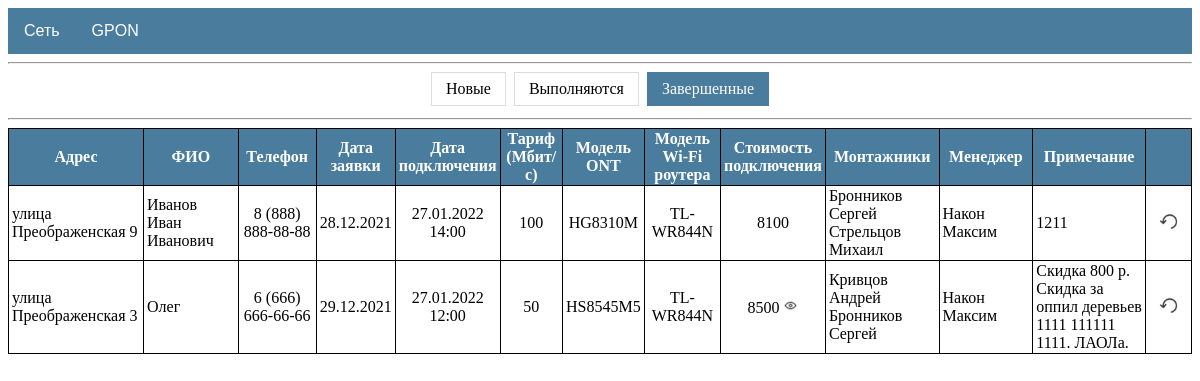
Page /gpon/requests/completed/ on the committed database.
### gpon/models.py (models this page shows, shortened)
class Request(models.Model):
    user = models.ForeignKey(User, on_delete=models.CASCADE, blank=True, null=True, related_name='user', verbose_name='Пользователь')
    address = models.OneToOneField(House, on_delete=models.CASCADE, verbose_name='Адрес')
    name = models.CharField(max_length=50, verbose_name='ФИО')
    phone = models.CharField(max_length=50, verbose_name='Телефон')
    date_req = models.DateField(auto_now_add=True, verbose_name='Дата заявки')
    date_con = models.DateTimeField(blank=True, null=True, verbose_name='Дата подключения')
    tariff = models.ForeignKey(Tariff, on_delete=models.CASCADE, blank=True, null=True, verbose_name='Тариф')
    discount = models.PositiveIntegerField(default=0, verbose_name='Скидка')
    price_con = models.PositiveIntegerField(default=0, verbose_name='Цена подключения')
    ont = models.ForeignKey(Product, on_delete=models.CASCADE, blank=True, null=True, related_name='ont', verbose_name='Модель ONT')
    router = models.ForeignKey(Product, on_delete=models.CASCADE, blank=True, null=True, related_name='router', verbose_name='Модель Wi-Fi роутера')
    note = models.TextField(blank=True, verbose_name='Примечание')
    time = models.DateTimeField(auto_now=True, verbose_name='Время изменения')
    installer = models.ManyToManyField(User, blank=True, related_name='installer', verbose_name='Монтажники')
    manager = models.ForeignKey(User, blank=True, null=True, on_delete=models.CASCADE, related_name='manager', verbose_name='Менеджер')
    status = models.BooleanField(default=False)
    class Meta:
        ordering = ['id']

class House(models.Model):
    cable = 'Нет кабеля'
    welding = 'Необходима сварка'
    ready = 'Готов к подключению'
    type = [(cable, 'Нет кабеля'), (welding, 'Необходима сварка'), (ready, 'Готов к подключению')]
    address = models.OneToOneField(Address, on_delete=models.CASCADE, unique=True, verbose_name='Адрес')
    status = models.CharField(max_length=20, choices=type, default=cable, verbose_name='Статус')
    note = models.TextField(blank=True, verbose_name='Примечание')
    time = models.DateTimeField(auto_now=True, verbose_name='Дата изменения')
    class Meta:
        ordering = ['address']
    def __str__(self):
        return f'{self.address}'

class Tariff(models.Model):
    name = models.CharField(max_length=50, unique=True, verbose_name='Название тарифа')
    speed = models.IntegerField(default='100', verbose_name='Скорость Мбит/с')
    price = models.IntegerField(verbose_name='Стоимость тарифа')

### addressbook/models.py (models this page shows)
class Address(models.Model):
    avenue = 'проспект'
    street = 'улица'
    boulevard = 'бульвар'
    passage = 'проезд'
    lane = 'переулок'
    highway = 'шоссе'
    list = [(avenue, 'проспект'), (street, 'улица'), (boulevard, 'бульвар'), (passage, 'проезд'),
            (lane, 'переулок'), (highway, 'шоссе')]
    address_type = models.CharField(max_length=10, choices=list, default=street, verbose_name='Тип')
    address_name = models.CharField(max_length=50, verbose_name='Название')
    address_house = models.CharField(max_length=5, verbose_name='Номер дома')
    class Meta:
        ordering = ['address_type', 'address_name', 'address_house']
    def __str__(self):
        return f'{self.address_type} {self.address_name} {self.address_house}'

### storage/models.py (models this page shows, shortened)
class Product(models.Model):
    category = models.ForeignKey(Category, on_delete=models.CASCADE, verbose_name='Категория')
    type = models.ForeignKey(Type, on_delete=models.CASCADE, verbose_name='Тип')
    name = models.CharField(max_length=50, unique=True, verbose_name='Название')
    quality = models.PositiveIntegerField(default=0, verbose_name='Количество')
    price = models.PositiveIntegerField(default=0, verbose_name='Цена')
    description = models.CharField(max_length=100, blank=True, verbose_name='Описание')
    slug = models.SlugField(max_length=100, unique=True, verbose_name='URL')
    def __str__(self):
        return f'{self.name}'

### gpon/views.py (the view)
# urls.py: path('requests/completed/', RequestList.as_view(template_name='gpon/requests_completed.html'), name='requests_completed'),
class RequestList(ListView):
    model = Request
    context_object_name = 'requests'
    paginate_by = 8
    def get_context_data(self, **kwargs):
        context = super().get_context_data(**kwargs)
        context['is_new'] = Request.objects.filter(status='False', date_con__isnull=True).order_by('-id')
        context['in_progress'] = Request.objects.filter(status='False').exclude(date_con__isnull=True).order_by('date_con')
        context['is_completed'] = Request.objects.filter(status='True').order_by('-id')
        context['total_requests'] = Request.objects.all()
        context['total_houses'] = House.objects.all()
        context['cable_houses'] = House.objects.filter(status='Нет кабеля')
        context['welding_houses'] = House.objects.filter(status='Необходима сварка')
        context['ready_houses'] = House.objects.filter(status='Готов к подключению')
        context['sold_routers'] = Request.objects.filter(status='True').exclude(router__isnull=True)
        return context
    """
    Переопределяем queryset в зависимости от url запроса.
    """
    def get_queryset(self):
        qs = self.model.objects.all()
        url = self.request.get_full_path()
        if 'new' in url:
            qs = qs.filter(status='False', date_con__isnull=True).order_by('date_req')
        elif 'in-progress' in url:
            qs = qs.filter(status='False').exclude(date_con__isnull=True).order_by('date_con')
        elif 'completed' in url:
            qs = qs.filter(status='True').order_by('-date_con')
        return qs

### templates/gpon/requests_completed.html (shortened to what this page needs)
{%extends 'default.html' %}
{% block content %}
<hr>
<div class="center">
  <div class="menu-status">
    <a href="{% url 'requests_new' %}">Новые</a>
    <a href="{% url 'requests_in_progress' %}">Выполняются</a>
    <a class="active" href="{% url 'requests_completed' %}">Завершенные</a>
  </div>
</div>
<hr>
{%  if requests %}
    <table class="table_gpon">
        <tr>
            <th style="width: 220px">
                Адрес
            </th>
            <th style="width: 220px">
                ФИО
            </th>
            <th style="width: 130px">
                Телефон
            </th>
            <th style="width: 60px">
                Дата заявки
            </th>
            <th style="width: 90px">
                Дата подключения
            </th>
            <th style="width: 90px">
                Тариф (Мбит/с)
            </th>
            <th>
                Модель ONT
            </th>
            <th style="width: 120px">
                Модель Wi-Fi роутера
            </th>
            <th style="width: 90px">
                Стоимость подключения
            </th>
            <th style="width: 170px">
                Монтажники
            </th>
            <th style="width: 170px">
                Менеджер
            </th>
            <th style="width: 200px">
               Примечание
            </th>
            <th style="width: 20px">
            </th>
        </tr>
    {% for house in requests %}
        <tr>
            <td style="text-align: left">
                {{ house.address }}
            </td>
            <td style="text-align: left">
                {{ house.name }}
            </td>
            <td>
                {{ house.phone }}
            </td>
            <td>
                {{ house.date_req|date:'d.m.Y' }}
            </td>
            <td>
                {{ house.date_con|date:'d.m.Y H:i' }}
            </td>
            <td>
                {{ house.tariff.speed }}
            </td>
            <td>
                {{ house.ont }}
            </td>
            <td>
                {% if house.router is None %}
                    -----
                {% else %}
                    {{ house.router }}
                {% endif %}
            </td>
            <td>
                {% if house.discount != 0 %}
                    <span style="cursor: help" title="С учётом скидки {{ house.discount }} р.">
                        {{ house.price_con }}
                        <img src="/static/images/icon_eye.png" width="15" height="15">
                    </span>
                {% else %}
                    {{ house.price_con }}
                {% endif %}
            </td>
            <td style="text-align: left">
                {% for i in house.installer.all %}
                    {{ i.last_name }} {{ i.first_name }}<br>
                {% endfor %}
            </td>
            <td style="text-align: left">
                {% if house.manager is None %}
                    -----
                {% else %}
                    {{ house.manager.last_name }} {{ house.manager.first_name }}
                {% endif %}
            </td>
            <td style="text-align: left">
                {% if house.discount != 0 %}
                    Скидка {{ house.discount }} р.<br>
                    {{ house.note }}
                {% else %}
                    {{ house.note }}
                {% endif %}
            </td>
            <td style="text-align: center">
                <form action="{% url 'request_resume' house.pk %}" method="POST">
                    <button type="submit" style="background-color:transparent; border-color:transparent;" title="Возобновить">
                        <img src="/static/images/icon_resume.png" width="23" height="23">
                    </button>
                </form>
            </td>
        </tr>
    {% endfor %}
    </table>
{%  else %}
    <h2 class="center">Заявок нет</h2>
{% endif %}
<br>
{% include "pagination.html" %}
{% endblock content %}

### static/css/default.css (style rules this page uses)
button { cursor: pointer; }
.table_default th, td { position: relative; border: 1px solid black; padding: 5px; word-wrap:break-word; }
.table_detail th, td { position: relative; border: 1px solid black; padding: 5px; word-wrap:break-word; }
.table_gpon { border-collapse: collapse; border-spacing: 1px; table-layout: fixed; margin: auto; }
.table_gpon th, td { border: 1px solid black; padding: 1px 3px; word-wrap:break-word; }
.table_gpon th { background: #497c9d; color: #fff; }
.table_gpon td { text-align: center; }
.center { text-align: center; }
.menu-status { display: inline-block; }
.menu-status a { color: black; float: left; padding: 7px 14px; text-decoration: none; transition: background-color .3s; border: 1px solid #ddd; margin: 0 4px; }
.menu-status a.active { background-color: #497c9d; color: white; border: 1px solid #497c9d; }

### rows in the picture
Request: address "улица Преображенская 9", name "Иванов Иван Иванович", phone "8 (888) 888-88-88", date_req "28.12.2021", date_con "27.01.2022 14:00", tariff.speed "100", ont "HG8310M", router "TL-WR844N", price_con "8100", manager.last_name "Након", manager.first_name "Максим", note "1211"
Request: address "улица Преображенская 3", name "Олег", phone "6 (666) 666-66-66", date_req "29.12.2021", date_con "27.01.2022 12:00", tariff.speed "50", ont "HS8545M5", router "TL-WR844N", price_con "8500", manager.last_name "Након", manager.first_name "Максим", discount "800", note "Скидка за оппил деревьев 1111 111111 1111. ЛАОЛа."

### other values in the picture
{{ i.last_name }} "Бронников"
{{ i.first_name }} "Сергей"
{{ i.last_name }} "Стрельцов"
{{ i.first_name }} "Михаил"
{{ i.last_name }} "Кривцов"
{{ i.first_name }} "Андрей"
